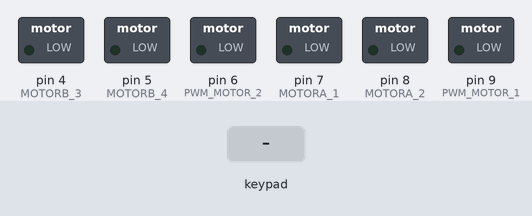
A sketch run on a simulated Arduino Uno, built with avr-gcc and run on an emulated ATmega328P. On the bench: switched loads named in the sketch (green lamp = pin HIGH). The test bench sets the inputs (shaded band). What the sketch prints to the serial monitor is not drawn.

Above: at 1.2 s.
1.3 s: key 'U' pressed
At 1.57 s:
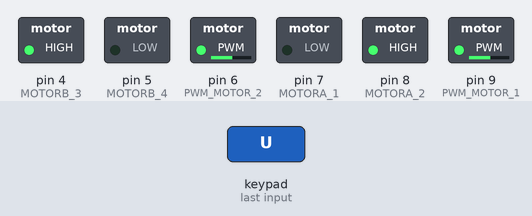
3.2 s: key 'D' pressed
At 3.49 s:
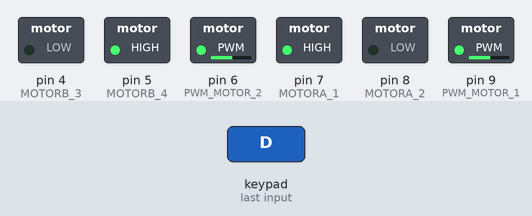
5.1 s: key 'L' pressed
At 5.35 s:
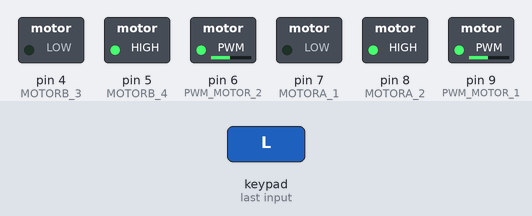
7.0 s: key 'R' pressed
At 7.27 s:
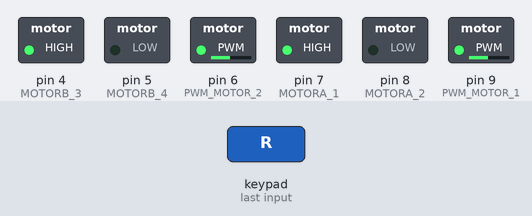
Timing chart, 0 to 9.9 s (numbered marks = the images above; inputs shaded):
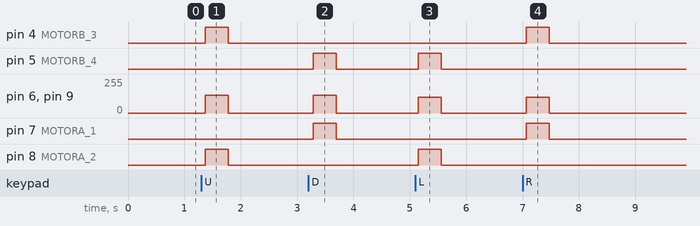

Measured:
- after the input at 1.3 s, pin 4 (MOTORB_3), pin 8 (MOTORA_2): LOW → HIGH after 0.07 s, → LOW 0.40 s later; pin 6 (PWM_MOTOR_2), pin 9 (PWM_MOTOR_1): 0/255 → 135/255 after 0.07 s, → 0/255 0.40 s later
- after the input at 3.2 s, pin 5 (MOTORB_4), pin 7 (MOTORA_1): LOW → HIGH after 0.09 s, → LOW 0.40 s later; pin 6 (PWM_MOTOR_2), pin 9 (PWM_MOTOR_1): 0/255 → 135/255 after 0.09 s, → 0/255 0.40 s later
- after the input at 5.1 s, pin 5 (MOTORB_4), pin 8 (MOTORA_2): LOW → HIGH after 0.05 s, → LOW 0.40 s later; pin 6 (PWM_MOTOR_2), pin 9 (PWM_MOTOR_1): 0/255 → 120/255 after 0.05 s, → 0/255 0.40 s later
- after the input at 7.0 s, pin 4 (MOTORB_3), pin 7 (MOTORA_1): LOW → HIGH after 0.07 s, → LOW 0.40 s later; pin 6 (PWM_MOTOR_2), pin 9 (PWM_MOTOR_1): 0/255 → 120/255 after 0.07 s, → 0/255 0.40 s later

The sketch:

sketch__1.ino
```cpp
#include <PS2X_lib.h>
#include <math.h>
// PS2 Tank by Igor Fonseca @2019
// Controls a robotic tank using a PS2 joystick, using D-pad buttons
// based on an example using the PS2X library by Bill Porter 2011
// All text above must be included in any redistribution.

// include libraries


// These are used to set the direction of the bridge driver.

#define PS2_DAT  13
#define PS2_CMD  11
#define PS2_ATT 10
#define PS2_CLK 12

#define MOTORA_1 7 //IN3
#define MOTORA_2 8 //IN4
#define MOTORB_3 4 //IN1
#define MOTORB_4 5 //IN2

#define PWM_MOTOR_1 9
#define PWM_MOTOR_2 6

int LX = 0;
int LY = 0;
int RX = 0;
int RY = 0;

int speed = 135;
PS2X ps2x; // create PS2 Controller Class

//right now, the library does NOT support hot pluggable controllers, meaning
//you must always either restart your Arduino after you conect the controller,
//or call config_gamepad(pins) again after connecting the controller.
int error = 0;
byte type = 0;
byte vibrate = 0;

void setup() {

  // Configure output pins

  pinMode(MOTORA_1, OUTPUT);
  pinMode(MOTORA_2, OUTPUT);

  pinMode(MOTORB_3, OUTPUT);
  pinMode(MOTORB_4, OUTPUT);

  pinMode(PWM_MOTOR_1, OUTPUT);
  pinMode(PWM_MOTOR_2, OUTPUT);


  // Disable both motors


  // Start serial communication
  Serial.begin(9600);

  //setup pins and settings:  GamePad(clock, command, attention, data, Pressures?, Rumble?) check for error
  error = ps2x.config_gamepad(PS2_CLK, PS2_CMD, PS2_ATT, PS2_DAT, false, false);

  // Check for error
  if (error == 0) {
    Serial.println("Đã tìm thấy Bộ điều khiển, đã định cấu hình thành công");
  }

  else if (error == 1)
    Serial.println("Không tìm thấy bộ điều khiển, hãy kiểm tra hệ thống dây điện hoặc đặt lại Arduino");

  else if (error == 2)
    Serial.println("Đã tìm thấy bộ điều khiển nhưng không chấp nhận lệnh");

  else if (error == 3)
    Serial.println("Bộ điều khiển từ chối vào chế độ Pressures, có thể không hỗ trợ nó.");

  // Check for the type of controller
  type = ps2x.readType();
  switch (type) {
    case 0:
      Serial.println("Loại bộ điều khiển không xác định");
      break;
    case 1:
      Serial.println("Đã tìm thấy bộ điều khiển DualShock");
      break;
    case 2:
      Serial.println("Bộ điều khiển GuitarHero");
      break;
  }
}

// Main loop
void loop() {


  if (error == 1) //skip loop if no controller found
    return;

  else { //DualShock Controller

    ps2x.read_gamepad(false, vibrate); // disable vibration of the controller
    delay(50);
    if (ps2x.Button(PSB_L1))
    {
      LY = ps2x.Analog(PSS_LY);                     //receive values from p22 joystick
      LX = ps2x.Analog(PSS_LX);

      RY = ps2x.Analog(PSS_RY);
      RX = ps2x.Analog(PSS_RX);
      //LX, LY, RX, RY

      //di thang
      if (LY > 200 || RY > 200)                       //check if the joystick pushed up side
      {
        forward((LY > 200) ? LY : RY);
      }

      //di lui
      if (LY < 100 || RY < 100)
      {
        REV((LY < 100) ? LY : RY);
      }

      //re trai
      if (LX < 100 || RX < 100)
      {
        left((LX < 100) ? LX : RX);
      }

      //re phai
      if (LX > 200 || RX > 200)
      {
        right((LX > 200) ? LX : RX);
      }
      //Tang toc
      if (ps2x.Button(PSB_GREEN)) if (speed < 255) speed = speed + 30;

      //Giam toc
      if (ps2x.Button(PSB_BLUE)) if (speed > 135) speed = speed - 30;

      //set ve muc 1
      if (ps2x.Button(PSB_PINK)) speed = 135;

      //set ve muc 5
      if (ps2x.Button(PSB_RED)) speed = 255;
      //dung
      if (LX == 128 && LY == 128 && RX == 128 && RY == 128)
      {
        stop();
      }
      LY = LX = 128;         //return to default vlaues
      RY = RX = 128;         //return to default values
    } else {
      // Perform movements based on D-pad buttons

      // re phai
      if (ps2x.Button(PSB_PAD_RIGHT)) right(128);

      // re trai
      if (ps2x.Button(PSB_PAD_LEFT)) left(128);

      // chay thang
      if (ps2x.Button(PSB_PAD_UP)) REV(128);

      // chay lui
      if (ps2x.Button(PSB_PAD_DOWN)) forward(128);

      //Tang toc
      if (ps2x.Button(PSB_GREEN)) if (speed < 255) speed = speed + 30;

      //Giam toc
      if (ps2x.Button(PSB_BLUE)) if (speed > 135) speed = speed - 30;

      //set ve muc 1
      if (ps2x.Button(PSB_PINK)) speed = 135;

      //set ve muc 5
      if (ps2x.Button(PSB_RED)) speed = 255;

      //Stop
      if (ps2x.Button(PSB_PAD_UP) == LOW && ps2x.Button(PSB_PAD_DOWN) == LOW && ps2x.Button(PSB_PAD_RIGHT) == LOW && ps2x.Button(PSB_PAD_LEFT) == LOW) stop();
    }


  }

}


//ham set toc do dong co theo do nhan, va theo nut nhan
void setSpeed(int k) {
  if (k != 128) {
    analogWrite(PWM_MOTOR_1, (abs(128 - k) / 127)*speed );
    analogWrite(PWM_MOTOR_2, (abs(128 - k) / 127)*speed );
  } else {
    analogWrite(PWM_MOTOR_1, speed);
    analogWrite(PWM_MOTOR_2, speed);
  }
}
//ham chay thang
void forward(int k) {
  digitalWrite(MOTORA_1, HIGH);
  digitalWrite(MOTORA_2, LOW);
  digitalWrite(MOTORB_3, LOW);
  digitalWrite(MOTORB_4, HIGH);
  setSpeed(k);

  Serial.println("Turn REV");
}

//ham chay lui
void REV(int k) {
  digitalWrite(MOTORA_1, LOW);
  digitalWrite(MOTORA_2, HIGH);
  digitalWrite(MOTORB_3, HIGH);
  digitalWrite(MOTORB_4, LOW);
  setSpeed(k);

  Serial.println("Turn forward");
}

//ham re trai
void left(int k) {
  digitalWrite(MOTORA_1, LOW);
  digitalWrite(MOTORA_2, HIGH);
  digitalWrite(MOTORB_3, LOW);
  digitalWrite(MOTORB_4, HIGH);
  analogWrite(PWM_MOTOR_1, 120);
  analogWrite(PWM_MOTOR_2, 120);

  Serial.println("Move left");
}

//ham re phai
void right(int k) {
  digitalWrite(MOTORA_1, HIGH);
  digitalWrite(MOTORA_2, LOW);
  digitalWrite(MOTORB_3, HIGH);
  digitalWrite(MOTORB_4, LOW);
  analogWrite(PWM_MOTOR_1, 120);
  analogWrite(PWM_MOTOR_2, 120);

  Serial.println("Move right");
}

//ham dung
void stop() {
  digitalWrite(MOTORA_1, LOW);
  digitalWrite(MOTORA_2, LOW);
  digitalWrite(MOTORB_3, LOW);
  digitalWrite(MOTORB_4, LOW);
  analogWrite(PWM_MOTOR_1, 0);
  analogWrite(PWM_MOTOR_2, 0);
}
```
